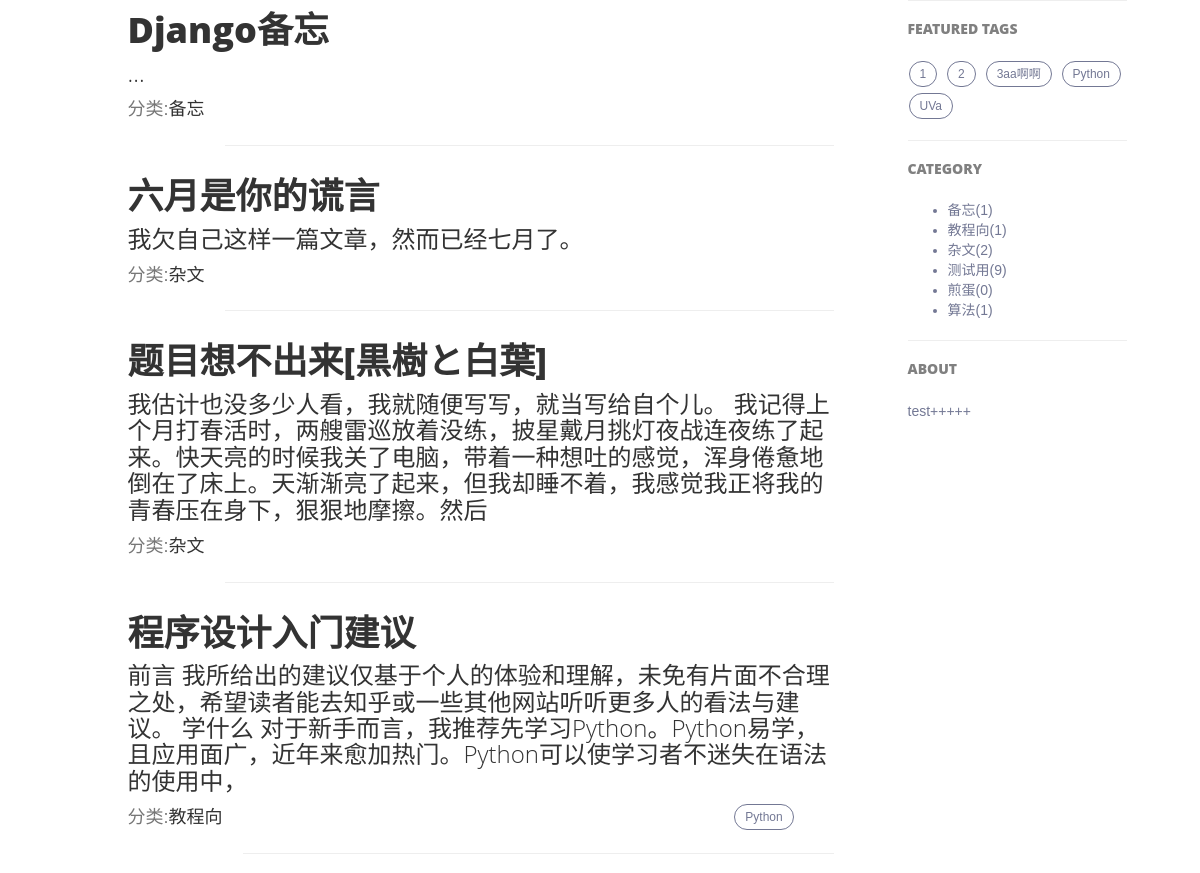
The app's page / (middle part), older data.
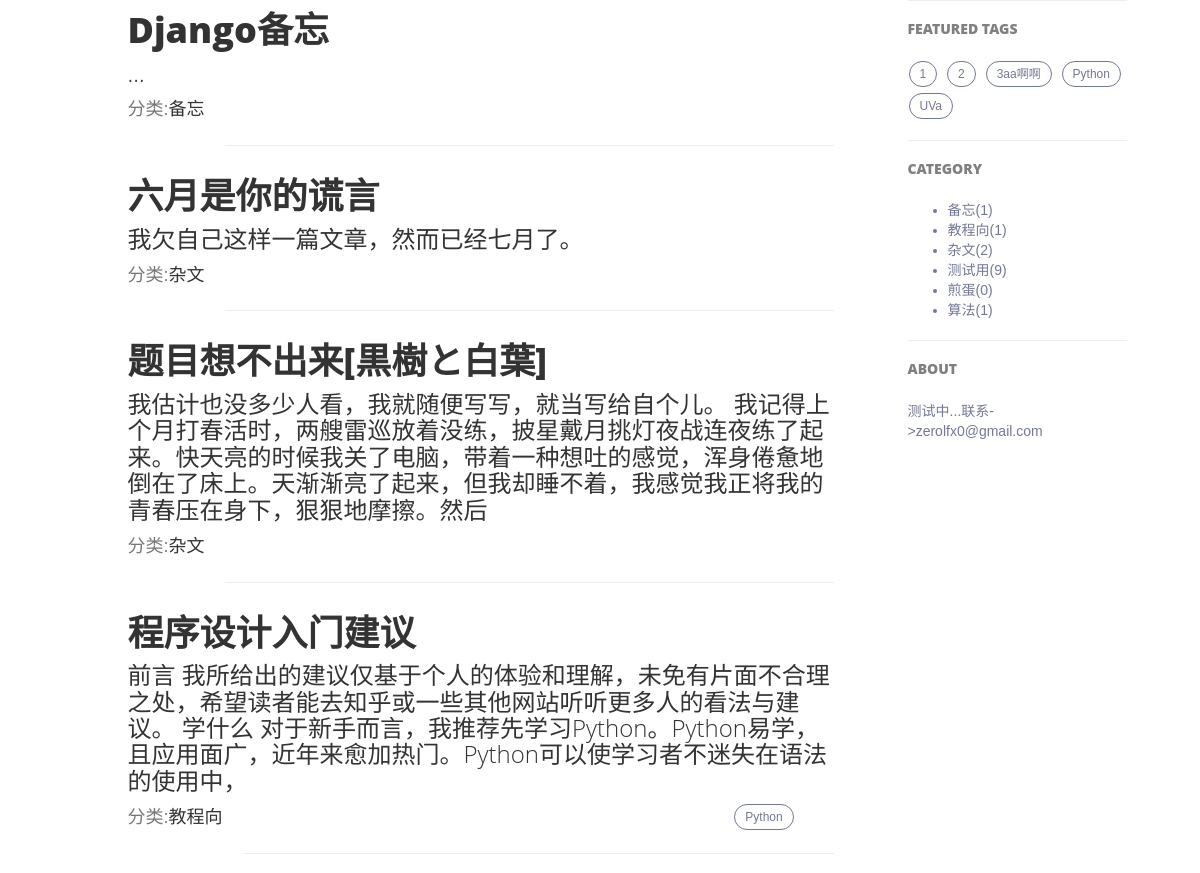
The same page, newer data.
### blog/models.py (models this page shows, shortened)
class About(models.Model):
    body = models.TextField('内容')
    name = models.CharField('标题', max_length=20)

### blog/views.py (the view)
# urls.py: url(r'^$', IndexView.as_view(), name='index'),
class IndexView(ListView):
    template_name = "index.html"
    context_object_name = "article_list"
    paginate_by = 7
    def get_queryset(self):
        article_list = Article.objects.filter(status='p')
        for article in article_list:
            article.body = markdown2.markdown(article.body, extras=['fenced-code-blocks'])
        return article_list
    def get_context_data(self, **kwargs):
        kwargs['category_list'] = Category.objects.all().order_by('name')
        kwargs['tag_list'] = Tag.objects.all().order_by('name')
        kwargs['about_list'] = About.objects.all()
        return super(IndexView, self).get_context_data(**kwargs)

### templates/index.html (shortened to what this page needs)
{% extends 'base-index.html' %}
{% block content %}
    {% for article in article_list %}
        <div class="post-preview">
            <a href="{% url 'blog:detail' article.pk %}">
                <h2 class="post-title">
                    {{ article.title }}
                </h2>
                <h3 class="post-subtitle">
                    {{ article.abstract }}
                </h3>
            </a>
            <div class="post-preview" style="float: left">
                <p class="post-meta">分类:<a href="{% url 'blog:category' article.category.pk 1 %}">{{ article.category.name }}</a>&nbsp;&nbsp;&nbsp;&nbsp;</p>
            </div>
            <div class="sidebar-container" style="float: right">
                <div class="tags">
                    {% for tag in article.tags.all %}
                        <a href="{% url 'blog:tag' tag.pk 1 %}" title="{{ tag.name }}">
                            {{ tag.name }}
                        </a>
                    {% endfor %}
                </div>
            </div>
        </div>
        <br>
        <hr>
    {% endfor %}
{% endblock %}
{% block tags %}
    <h5>FEATURED TAGS</h5>
        <div class="tags">
    {% for tag in tag_list %}
        <a href="{% url 'blog:tag' tag.pk 1 %}" title="{{ tag.name }}">
            {{ tag.name }}
        </a>
    {% endfor %}
    </div>
{% endblock %}
{% block category %}
    <ul>
        {% for category in category_list %}
            <li>
                <a href="{% url 'blog:category' category.pk 1 %}" title="{{ category.name }}">
                    {{ category.name }}({{ category.article_set.count }})
                </a>
            </li>
        {% endfor %}
    </ul>
{% endblock %}

### templates/base-index.html (shortened to what this page needs)
{% extends 'base.html' %}
{% load staticfiles %}
{% block body %}
    <div class="container">
        <div class="row">
    		<div class="
                col-lg-8 col-lg-offset-1
                col-md-8 col-md-offset-1
                col-sm-12
                col-xs-12
                post-container
            ">
                {% block content %}{% endblock %}
            </div>
            <div class="
                col-lg-3 col-lg-offset-0
                col-md-3 col-md-offset-0
                col-sm-12
                col-xs-12
                sidebar-container
            ">
                <section>
                        {% block tags %}{% endblock %}
                    <hr class="hidden-sm hidden-xs">
                    <h5>CATEGORY</h5>
                    <div>
                        {% block category %}{% endblock %}
                    </div>
                {% for about in about_list %}
                    <hr class="hidden-sm hidden-xs">
                    <h5>{{ about.name }}</h5>
                    <div>
                        {{ about.body }}
                    </div>
                {% endfor %}
                </section>
    		</div>
        </div>
    </div>
{% endblock %}

Row changes from the older to the newer data that the page shows:
changed About "ABOUT": body "test+++++" → "测试中...联系->zerolfx0@gmail.com"
